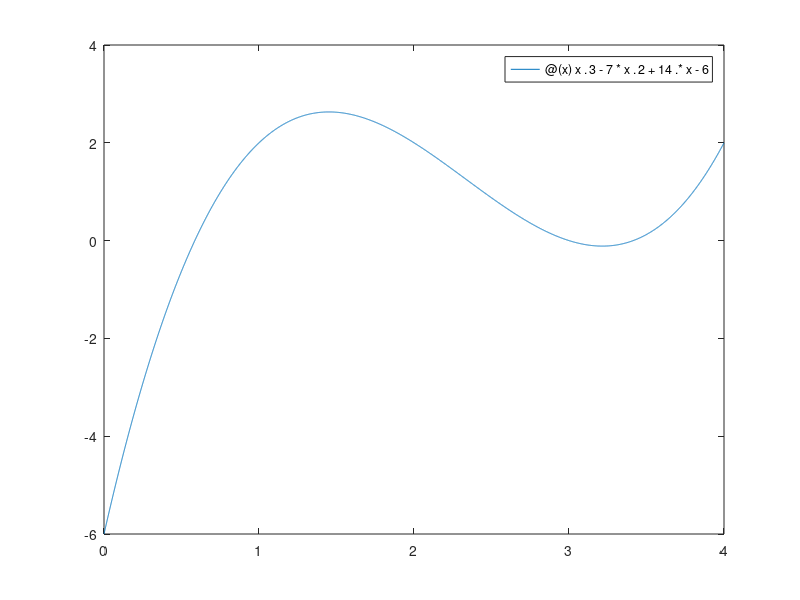

MATLAB code to generate this figure: (Note: this script raises an error after producing the figure.)
f = @(x) x .^ 3 - 7 * x .^ 2 + 14 .* x - 6;
a = 0;
b = 4;

figure;
fplot(f, [a, b]);
hold on;

x_aprox1 = MetBisectie(f, 0, 1, 1e-5);
x_aprox2 = MetBisectie(f, 1, 3.2, 1e-5);
x_aprox3 = MetBisectie(f, 3.2, 4, 1e-5);

x_aprox = [x_aprox1, x_aprox2, x_aprox3];
y_aprox = f(x_aprox);

plot(x_aprox, y_aprox, 'x')
x_aprox